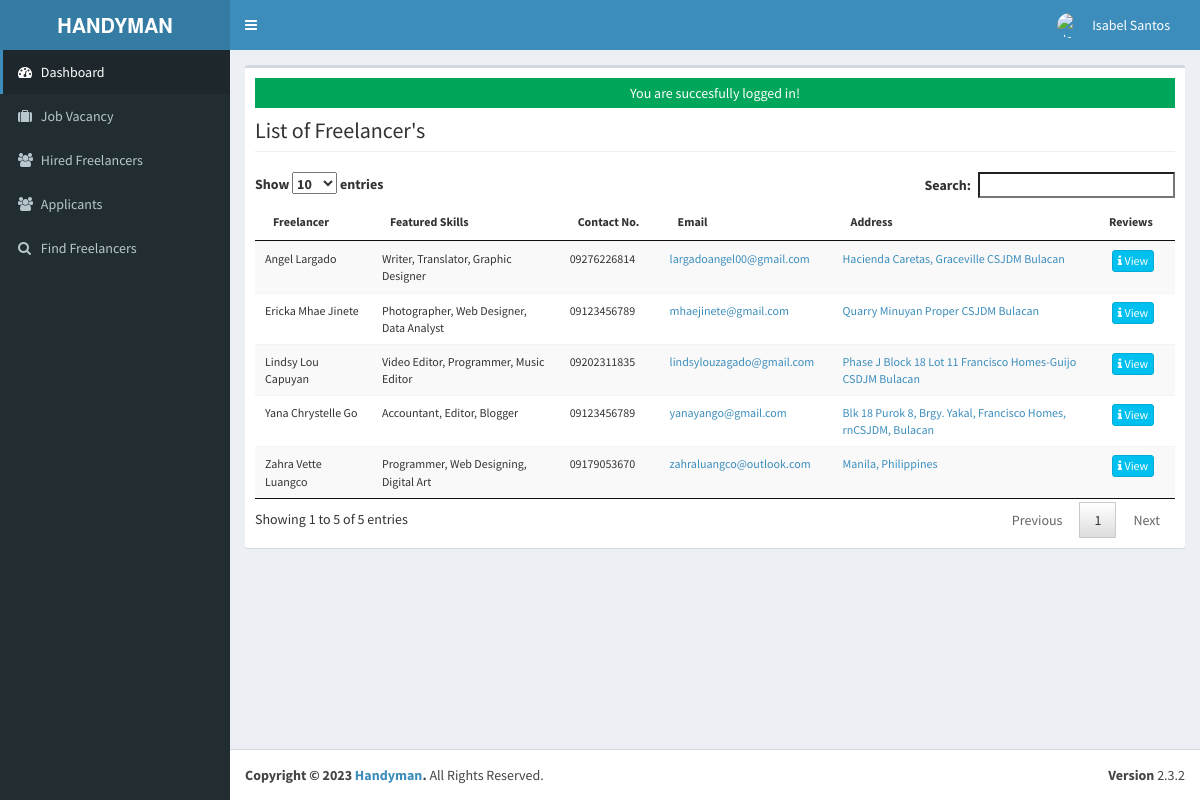
The app's page /admin/search/index.php (signed in) with its own data.
### tables this page shows
CREATE TABLE `tblusers` (
  `USERID` varchar(30) NOT NULL,
  `FULLNAME` varchar(40) NOT NULL,
  `USERNAME` varchar(90) NOT NULL,
  `PASS` varchar(90) NOT NULL,
  `PICLOCATION` varchar(255) NOT NULL,
  `EMAIL` varchar(244) NOT NULL,
  `CONTACTNO` varchar(11) NOT NULL
);

CREATE TABLE `tblapplicants` (
  `APPLICANTID` int(11) NOT NULL,
  `FNAME` varchar(90) NOT NULL,
  `LNAME` varchar(90) NOT NULL,
  `MNAME` varchar(90) NOT NULL,
  `ADDRESS` varchar(255) NOT NULL,
  `SEX` varchar(11) NOT NULL,
  `BIRTHDATE` date NOT NULL,
  `AGE` int(2) NOT NULL,
  `USERNAME` varchar(90) NOT NULL,
  `PASS` varchar(90) NOT NULL,
  `EMAILADDRESS` varchar(90) NOT NULL,
  `CONTACTNO` varchar(90) NOT NULL,
  `APPLICANTPHOTO` varchar(255) NOT NULL,
  `SKILL1` varchar(244) NOT NULL,
  `SKILL2` varchar(244) NOT NULL,
  `SKILL3` varchar(244) NOT NULL,
  `FRONT_ID` varchar(255) NOT NULL,
  `BACK_ID` varchar(255) NOT NULL
);

### admin/search/index.php (called while the page is built, shortened)
<?php
require_once ("../theme/templates.php");
?>

### include/database.php (called while the page is built, shortened)
<?php
class Database {
	var $sql_string = '';
	private $conn;
	public function open_connection() {
		$this->conn = mysqli_connect(server,user,pass);
		if(!$this->conn){
			echo "Problem in database connection! Contact administrator!";
			exit();
		}else{
			$db_select = mysqli_select_db($this->conn,database_name);
		}
	}
	function setQuery($sql='') {
		$this->sql_string=$sql;
	}
	function executeQuery() {
		$result = mysqli_query($this->conn,$this->sql_string);
		return $result;
	}
	private function confirm_query($result) {
		return $result;
	}
	function loadResultList( $key='' ) {
		$cur = $this->executeQuery();
		$array = array();
		while ($row = mysqli_fetch_object($cur)) {
			if ($key) {
				$array[$row->$key] = $row;
			} else {
				$array[] = $row;
			}
		}
		return $array;
	}
	function loadSingleResult() {
		$cur = $this->executeQuery();
		while ($row = mysqli_fetch_object($cur)) {
		return $data = $row;
		}
	}
}
$mydb = new Database();
?>

### include/accounts.php (called while the page is built, shortened)
<?php
require_once(LIB_PATH.DS.'database.php');
class User {
	protected static  $tblname = "tblusers";
	function single_user($id=""){
			global $mydb;
			$mydb->setQuery("SELECT * FROM ".self::$tblname."
				Where USERID= '{$id}' LIMIT 1");
			$cur = $mydb->loadSingleResult();
			return $cur;
	}
}
?>

### include/function.php (called while the page is built, shortened)
<?php
function currentpage(){
		$this_page = $_SERVER['SCRIPT_NAME'];
	    $bits = explode('/',$this_page);
		 return $bits[3];
	}
		?>

### admin/search/list.php (the view, shortened to what this page needs)
<div class="row">
    <div class="col-lg-12">
        <h1 class="page-header">List of Freelancer's</h1>
    </div>
</div>
<form class="wow fadeInDown action" action="controller.php?action=delete" method="POST">
    <div class="table-responsive">
    <table id="dash-table" class="table table-striped table-hover table-responsive" style="font-size:12px" cellspacing="0">
        <thead>
            <tr>
                <th>Freelancer</th>
                <th>Featured Skills</th>
            	<th>Contact No.</th>
            	<th>Email</th>
            	<th>Address</th>
                <th>Reviews</th>
            </tr>
        </thead>
        <tbody>
            <?php
            $mydb->setQuery("SELECT * FROM `tblapplicants`");
            $cur = $mydb->loadResultList();
            foreach ($cur as $result) {
                echo '<tr>';
                echo '<td>'.$result->FNAME . ' ' . $result->LNAME.'</td>';
                $skills = [];
                if (!empty($result->SKILL1)) {
                    $skills[] = $result->SKILL1;
                }
                if (!empty($result->SKILL2)) {
                    $skills[] = $result->SKILL2;
                }
                if (!empty($result->SKILL3)) {
                    $skills[] = $result->SKILL3;
                }
                if (!empty($skills)) {
                    echo '<td>' . implode(', ', $skills) . '</td>';
                } else {
                    echo '<td>This user has not provided skills yet.</td>';
                }
                echo'<td>'.$result->CONTACTNO.'</td>';
                echo '<td><a href="mailto:' . $result->EMAILADDRESS . '">' . $result->EMAILADDRESS . '</a></td>';
                echo '<td><a href="https://www.google.com/maps/search/'.$result->ADDRESS.'" target="_blank">'.$result->ADDRESS.'</a></td>';
                echo '<td align="center">
                            <a title="View" href="index.php?view=view&id='.$result->APPLICANTID.'"  class="btn btn-info btn-xs  "><span class="fa fa-info fw-fa"></span> View</a>
                            </a></td>';
                echo '</tr>';
            }
            ?>
        </tbody>
    </table>
    </div>
</form>

### admin/theme/templates.php (shortened to what this page needs)
<!DOCTYPE html>
<html>
    <head>
        <link rel="stylesheet" href="<?php echo web_root;?>bootstrap/css/bootstrap.min.css">
        <link rel="stylesheet" href="<?php echo web_root;?>plugins/font-awesome/css/font-awesome.min.css">
        <link rel="stylesheet" href="<?php echo web_root;?>dist/css/AdminLTE.min.css">
        <link rel="stylesheet" href="<?php echo web_root;?>dist/css/skins/_all-skins.min.css">
        <link rel="stylesheet" href="<?php echo web_root;?>plugins/iCheck/flat/blue.css">
        <link rel="stylesheet" href="<?php echo web_root;?>plugins/morris/morris.css">
        <link rel="stylesheet" href="<?php echo web_root;?>plugins/jvectormap/jquery-jvectormap-1.2.2.css">
        <link href="<?php echo web_root; ?>plugins/datepicker/bootstrap-datetimepicker.min.css" rel="stylesheet" media="screen">
        <link rel="stylesheet" href="<?php echo web_root;?>plugins/dataTables/jquery.dataTables.min.css">
        <link rel="stylesheet" href="<?php echo web_root;?>plugins/bootstrap-wysihtml5/bootstrap3-wysihtml5.min.css">
    </head>
 <body class="hold-transition skin-blue fixed sidebar-mini">
<div class="wrapper">
  <header class="main-header">
    <a href="<?php echo web_root;?>/admin/" class="logo">
      <span class="logo-lg"><b>HANDYMAN</b></span>
    </a>
    <nav class="navbar navbar-static-top" role="navigation">
      <a href="#" class="sidebar-toggle" data-toggle="offcanvas" role="button">
      </a>
      <div class="navbar-custom-menu">
        <ul class="nav navbar-nav">
         <?php
          $user = New User();
          $singleuser = $user->single_user($_SESSION['ADMIN_USERID']);
          if(empty($singleuser->PICLOCATION)) {
            $profileImage = web_root.'admin/user/photos/default.png';
          } else {
          $profileImage = web_root.'admin/user/'. $singleuser->PICLOCATION;
          }
        ?>
<li class="dropdown user user-menu" style="padding-right: 15px;">
  <a href="#" class="dropdown-toggle" data-toggle="dropdown">
    <img src="<?php echo $profileImage; ?>" class="user-image" alt="User Image">
    <span class="hidden-xs"><?php echo $singleuser->FULLNAME; ?></span>
  </a>
</li>
        </ul>
      </div>
    </nav>
  </header>
  <aside class="main-sidebar">
    <section class="sidebar">
      <ul class="sidebar-menu">
        <li  class="<?php echo (currentpage() == 'index.php') ? "active" : false;?>" >
          <a href="<?php echo web_root ;?>admin/">
            <i class="fa fa-dashboard"></i> <span>Dashboard</span>
          </a>
        </li>
        <li class="<?php echo (currentpage() == 'vacancy') ? "active" : false;?>" >
          <a href="<?php echo web_root ;?>admin/vacancy/">
            <i class="fa fa-suitcase"></i> <span>Job Vacancy</span>
          </a>
        </li>
        <li class="<?php echo (currentpage() == 'employee') ? "active" : false;?>" >
          <a href="<?php echo web_root ;?>admin/employee/">
            <i class="fa fa-users"></i> <span>Hired Freelancers</span>
          </a>
        </li>
        <li class="<?php echo (currentpage() == 'applicants') ? "active" : false;?>" >
          <a href="<?php echo web_root ;?>admin/applicants/">
            <i class="fa fa-users"></i> <span>Applicants</span>
          </a>
        </li>
        <li class="<?php echo (currentpage() == 'search') ? "active" : false;?>" >
          <a href="<?php echo web_root ;?>admin/search/">
            <i class="fa fa-search"></i> <span>Find Freelancers</span>
          </a>
        </li>
      </ul>
    </section>
  </aside>
  <div class="content-wrapper">
         <section class="content">
          <div class="row">
            <div class="col-xs-12">
              <div class="box">
                <div class="box-body">
              <?php
               require_once $content;
               ?>
             </div>
             </div>
           </div>
         </div>
         </section>
 </div>
  <footer class="main-footer">
    <div class="pull-right hidden-xs">
      <b>Version</b> 2.3.2
    </div>
    <strong>Copyright &copy; 2023 <a href="#">Handyman</a>.</strong> All Rights
    Reserved.
  </footer>
    </body>
</html>

### records on screen
tblusers: FULLNAME "Isabel Santos"
tblapplicants: FNAME "Zahra Vette", LNAME "Luangco", skills "Programmer, Web Designing, Digital Art", CONTACTNO "09179053670", EMAILADDRESS "zahraluangco@outlook.com", ADDRESS "Manila, Philippines"
tblapplicants: FNAME "Lindsy Lou", LNAME "Capuyan", skills "Video Editor, Programmer, Music Editor", CONTACTNO "09202311835", EMAILADDRESS "lindsylouzagado@gmail.com", ADDRESS "Phase J Block 18 Lot 11 Francisco Homes-Guijo CSDJM Bulacan"
tblapplicants: FNAME "Angel", LNAME "Largado", skills "Writer, Translator, Graphic Designer", CONTACTNO "09276226814", EMAILADDRESS "largadoangel00@gmail.com", ADDRESS "Hacienda Caretas, Graceville CSJDM Bulacan"
tblapplicants: FNAME "Yana Chrystelle", LNAME "Go", skills "Accountant, Editor, Blogger", CONTACTNO "09123456789", EMAILADDRESS "yanayango@gmail.com", ADDRESS "Blk 18 Purok 8, Brgy. Yakal, Francisco Homes, rnCSJDM, Bulacan"
tblapplicants: FNAME "Ericka Mhae", LNAME "Jinete", skills "Photographer, Web Designer, Data Analyst", CONTACTNO "09123456789", EMAILADDRESS "mhaejinete@gmail.com", ADDRESS "Quarry Minuyan Proper CSJDM Bulacan"

### other values on screen
$_SESSION['message'] "You are succesfully logged in!"
